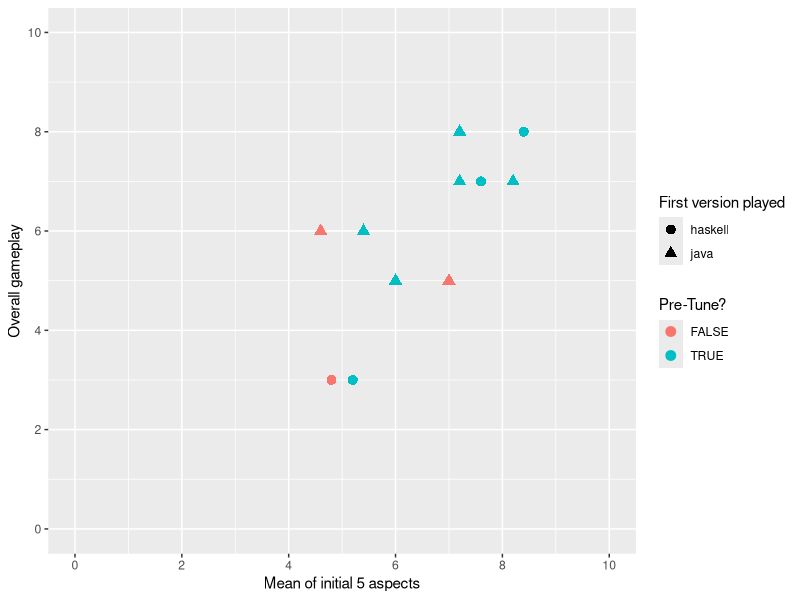
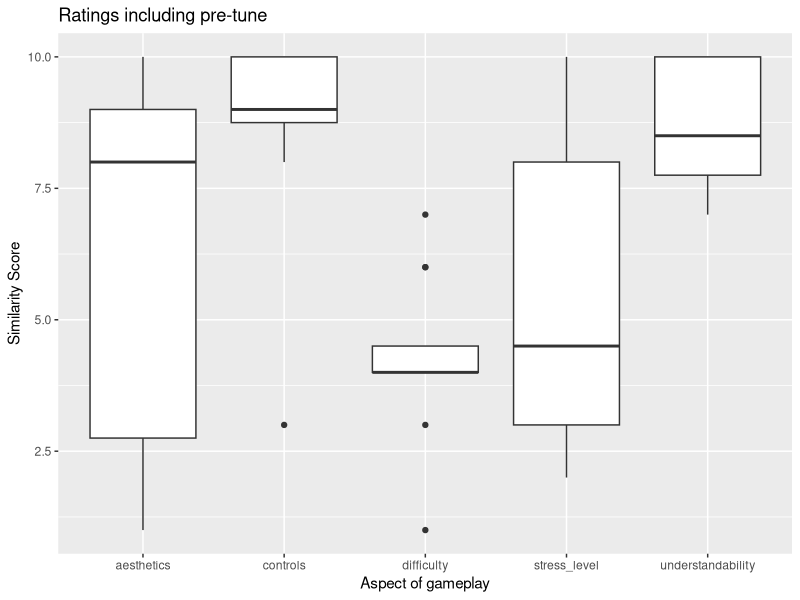
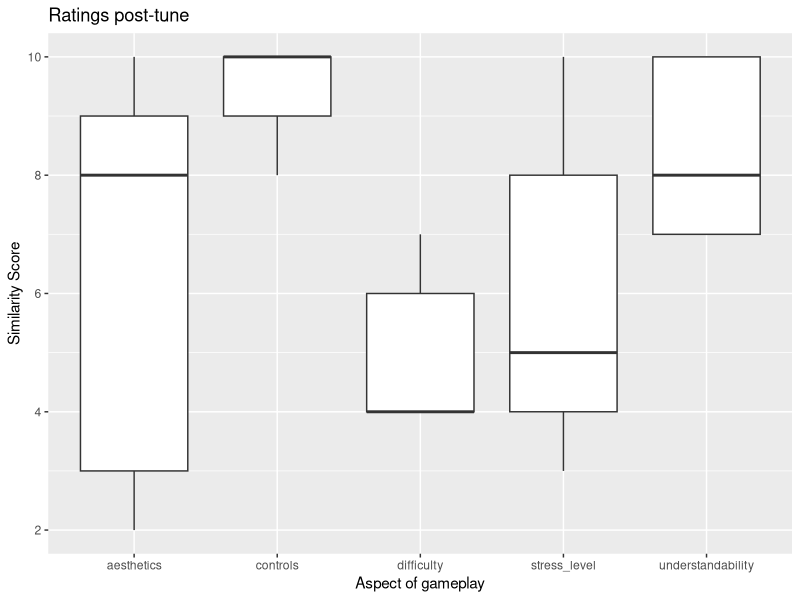

These figures' R source, in order:
require("ggplot2")
require("tidyr")

results <- read.csv("results.csv",header=TRUE,quote="\"")
results$means <- rowMeans(results[, c("controls","understandability","difficulty","stress_level","aesthetics")])
results$pre_tune <- sapply(results$pre_tune, function(x) (if (x == "true") {TRUE} else {FALSE}))

head(results)

meanVGeneral <- ggplot(results, aes(x=means,y=general_gameplay,color=pre_tune, shape=first_played)) +
                geom_point(size=3) +
                scale_x_continuous(breaks=c(0,2,4,6,8,10), limits = c(0, 10)) +
                scale_y_continuous(breaks=c(0,2,4,6,8,10), limits = c(0, 10)) +
                labs(x="Mean of initial 5 aspects"
                    ,y="Overall gameplay"
                    ,color="Pre-Tune?"
                    ,shape="First version played")

ggsave(meanVGeneral, file="meanVGeneral.png")

results2 <- results
results2$pre_tune <- NULL
results2$first_played <- NULL
results2$means <- NULL
results2$general_gameplay <- NULL
results2 <- gather(results2, key="key", value="value")
print(results2)

boxes <- ggplot(results2, aes(x=key, y=value)) +
         geom_boxplot() +
         labs(x="Aspect of gameplay", y="Similarity Score") +
         ggtitle("Ratings including pre-tune")

ggsave(boxes, file="boxes.png")


results3 <- subset(results, pre_tune == TRUE)
results3$pre_tune <- NULL
results3$first_played <- NULL
results3$means <- NULL
results3$general_gameplay <- NULL
results3 <- gather(results3, key="key", value="value")
print(results3)

boxesPost <- ggplot(results3, aes(x=key, y=value)) +
         geom_boxplot() +
         labs(x="Aspect of gameplay", y="Similarity Score") +
         ggtitle("Ratings post-tune")

ggsave(boxesPost, file="boxesPost.png")


